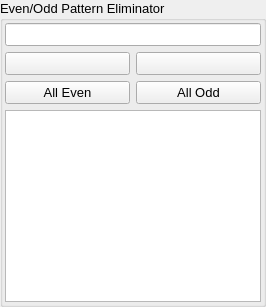
         <widget class="QGroupBox" name="groupBox_8">
          <property name="font">
           <font>
            <pointsize>10</pointsize>
           </font>
          </property>
          <property name="title">
           <string>Even/Odd Pattern Eliminator</string>
          </property>
          <layout class="QVBoxLayout" name="verticalLayout_7">
           <property name="leftMargin">
            <number>2</number>
           </property>
           <property name="topMargin">
            <number>2</number>
           </property>
           <property name="rightMargin">
            <number>2</number>
           </property>
           <property name="bottomMargin">
            <number>2</number>
           </property>
           <item>
            <layout class="QVBoxLayout" name="verticalLayout_39">
             <item>
              <widget class="QLineEdit" name="input32"/>
             </item>
             <item>
              <layout class="QHBoxLayout" name="horizontalLayout_35">
               <item>
                <widget class="QPushButton" name="plusBtn32">
                 <property name="text">
                  <string/>
                 </property>
                 <property name="icon">
                  <iconset>
                   <normaloff>assets/plus.png</normaloff>assets/plus.png</iconset>
                 </property>
                </widget>
               </item>
               <item>
                <widget class="QPushButton" name="deleteBtn32">
                 <property name="text">
                  <string/>
                 </property>
                 <property name="icon">
                  <iconset>
                   <normaloff>assets/delete.png</normaloff>assets/delete.png</iconset>
                 </property>
                </widget>
               </item>
              </layout>
             </item>
             <item>
              <layout class="QGridLayout" name="gridLayout_3">
               <item row="0" column="1">
                <widget class="QPushButton" name="oddBtn32">
                 <property name="font">
                  <font>
                   <pointsize>10</pointsize>
                  </font>
                 </property>
                 <property name="text">
                  <string>All Odd</string>
                 </property>
                </widget>
               </item>
               <item row="0" column="0">
                <widget class="QPushButton" name="evenBtn32">
                 <property name="font">
                  <font>
                   <pointsize>10</pointsize>
                  </font>
                 </property>
                 <property name="text">
                  <string>All Even</string>
                 </property>
                </widget>
               </item>
              </layout>
             </item>
             <item>
              <widget class="QListWidget" name="list32"/>
             </item>
            </layout>
           </item>
          </layout>
         </widget>
